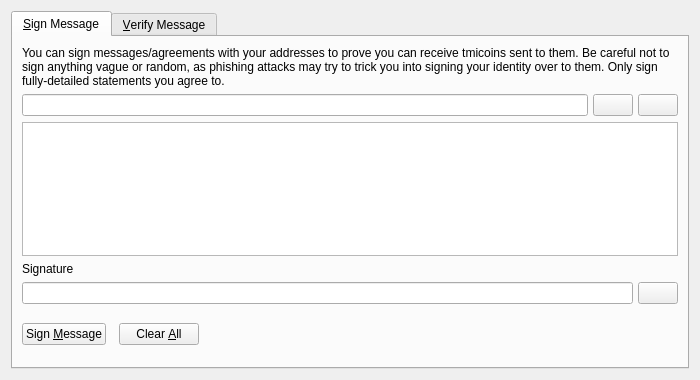
<?xml version="1.0" encoding="UTF-8"?>
<ui version="4.0">
 <class>SignVerifyMessageDialog</class>
 <widget class="QDialog" name="SignVerifyMessageDialog">
  <property name="geometry">
   <rect>
    <x>0</x>
    <y>0</y>
    <width>700</width>
    <height>380</height>
   </rect>
  </property>
  <property name="windowTitle">
   <string>Signatures - Sign / Verify a Message</string>
  </property>
  <property name="modal">
   <bool>true</bool>
  </property>
  <layout class="QVBoxLayout" name="verticalLayout">
   <item>
    <widget class="QTabWidget" name="tabWidget">
     <property name="currentIndex">
      <number>0</number>
     </property>
     <widget class="QWidget" name="tabSignMessage">
      <attribute name="title">
       <string>&amp;Sign Message</string>
      </attribute>
      <layout class="QVBoxLayout" name="verticalLayout_SM">
       <item>
        <widget class="QLabel" name="infoLabel_SM">
         <property name="text">
          <string>You can sign messages/agreements with your addresses to prove you can receive tmicoins sent to them. Be careful not to sign anything vague or random, as phishing attacks may try to trick you into signing your identity over to them. Only sign fully-detailed statements you agree to.</string>
         </property>
         <property name="textFormat">
          <enum>Qt::PlainText</enum>
         </property>
         <property name="wordWrap">
          <bool>true</bool>
         </property>
        </widget>
       </item>
       <item>
        <layout class="QHBoxLayout" name="horizontalLayout_1_SM">
         <property name="spacing">
          <number>5</number>
         </property>
         <item>
          <widget class="QValidatedLineEdit" name="addressIn_SM">
           <property name="toolTip">
            <string>The TMIcoin address to sign the message with</string>
           </property>
          </widget>
         </item>
         <item>
          <widget class="QPushButton" name="addressBookButton_SM">
           <property name="toolTip">
            <string>Choose previously used address</string>
           </property>
           <property name="text">
            <string/>
           </property>
           <property name="icon">
            <iconset resource="../tmicoin.qrc">
             <normaloff>:/icons/address-book</normaloff>:/icons/address-book</iconset>
           </property>
           <property name="shortcut">
            <string>Alt+A</string>
           </property>
           <property name="autoDefault">
            <bool>false</bool>
           </property>
          </widget>
         </item>
         <item>
          <widget class="QPushButton" name="pasteButton_SM">
           <property name="toolTip">
            <string>Paste address from clipboard</string>
           </property>
           <property name="text">
            <string/>
           </property>
           <property name="icon">
            <iconset resource="../tmicoin.qrc">
             <normaloff>:/icons/editpaste</normaloff>:/icons/editpaste</iconset>
           </property>
           <property name="shortcut">
            <string>Alt+P</string>
           </property>
           <property name="autoDefault">
            <bool>false</bool>
           </property>
          </widget>
         </item>
        </layout>
       </item>
       <item>
        <widget class="QPlainTextEdit" name="messageIn_SM">
         <property name="toolTip">
          <string>Enter the message you want to sign here</string>
         </property>
        </widget>
       </item>
       <item>
        <widget class="QLabel" name="signatureLabel_SM">
         <property name="text">
          <string>Signature</string>
         </property>
         <property name="textFormat">
          <enum>Qt::PlainText</enum>
         </property>
        </widget>
       </item>
       <item>
        <layout class="QHBoxLayout" name="horizontalLayout_2_SM">
         <property name="spacing">
          <number>5</number>
         </property>
         <item>
          <widget class="QLineEdit" name="signatureOut_SM">
           <property name="font">
            <font>
             <italic>true</italic>
            </font>
           </property>
           <property name="readOnly">
            <bool>true</bool>
           </property>
          </widget>
         </item>
         <item>
          <widget class="QPushButton" name="copySignatureButton_SM">
           <property name="toolTip">
            <string>Copy the current signature to the system clipboard</string>
           </property>
           <property name="text">
            <string/>
           </property>
           <property name="icon">
            <iconset resource="../tmicoin.qrc">
             <normaloff>:/icons/editcopy</normaloff>:/icons/editcopy</iconset>
           </property>
           <property name="autoDefault">
            <bool>false</bool>
           </property>
          </widget>
         </item>
        </layout>
       </item>
       <item>
        <layout class="QHBoxLayout" name="horizontalLayout_3_SM">
         <property name="spacing">
          <number>13</number>
         </property>
         <item>
          <widget class="QPushButton" name="signMessageButton_SM">
           <property name="toolTip">
            <string>Sign the message to prove you own this TMIcoin address</string>
           </property>
           <property name="text">
            <string>Sign &amp;Message</string>
           </property>
           <property name="icon">
            <iconset resource="../tmicoin.qrc">
             <normaloff>:/icons/edit</normaloff>:/icons/edit</iconset>
           </property>
           <property name="autoDefault">
            <bool>false</bool>
           </property>
          </widget>
         </item>
         <item>
          <widget class="QPushButton" name="clearButton_SM">
           <property name="toolTip">
            <string>Reset all sign message fields</string>
           </property>
           <property name="text">
            <string>Clear &amp;All</string>
           </property>
           <property name="icon">
            <iconset resource="../tmicoin.qrc">
             <normaloff>:/icons/remove</normaloff>:/icons/remove</iconset>
           </property>
           <property name="autoDefault">
            <bool>false</bool>
           </property>
          </widget>
         </item>
         <item>
          <spacer name="horizontalSpacer_1_SM">
           <property name="orientation">
            <enum>Qt::Horizontal</enum>
           </property>
           <property name="sizeHint" stdset="0">
            <size>
             <width>40</width>
             <height>48</height>
            </size>
           </property>
          </spacer>
         </item>
         <item>
          <widget class="QLabel" name="statusLabel_SM">
           <property name="font">
            <font>
             <weight>75</weight>
             <bold>true</bold>
            </font>
           </property>
           <property name="text">
            <string/>
           </property>
           <property name="wordWrap">
            <bool>true</bool>
           </property>
          </widget>
         </item>
         <item>
          <spacer name="horizontalSpacer_2_SM">
           <property name="orientation">
            <enum>Qt::Horizontal</enum>
           </property>
           <property name="sizeHint" stdset="0">
            <size>
             <width>40</width>
             <height>48</height>
            </size>
           </property>
          </spacer>
         </item>
        </layout>
       </item>
      </layout>
     </widget>
     <widget class="QWidget" name="tabVerifyMessage">
      <attribute name="title">
       <string>&amp;Verify Message</string>
      </attribute>
      <layout class="QVBoxLayout" name="verticalLayout_VM">
       <item>
        <widget class="QLabel" name="infoLabel_VM">
         <property name="text">
          <string>Enter the receiver's address, message (ensure you copy line breaks, spaces, tabs, etc. exactly) and signature below to verify the message. Be careful not to read more into the signature than what is in the signed message itself, to avoid being tricked by a man-in-the-middle attack. Note that this only proves the signing party receives with the address, it cannot prove sendership of any transaction!</string>
         </property>
         <property name="textFormat">
          <enum>Qt::PlainText</enum>
         </property>
         <property name="alignment">
          <set>Qt::AlignLeading|Qt::AlignLeft|Qt::AlignTop</set>
         </property>
         <property name="wordWrap">
          <bool>true</bool>
         </property>
        </widget>
       </item>
       <item>
        <layout class="QHBoxLayout" name="horizontalLayout_1_VM">
         <property name="spacing">
          <number>5</number>
         </property>
         <item>
          <widget class="QValidatedLineEdit" name="addressIn_VM">
           <property name="toolTip">
            <string>The TMIcoin address the message was signed with</string>
           </property>
          </widget>
         </item>
         <item>
          <widget class="QPushButton" name="addressBookButton_VM">
           <property name="toolTip">
            <string>Choose previously used address</string>
           </property>
           <property name="text">
            <string/>
           </property>
           <property name="icon">
            <iconset resource="../tmicoin.qrc">
             <normaloff>:/icons/address-book</normaloff>:/icons/address-book</iconset>
           </property>
           <property name="shortcut">
            <string>Alt+A</string>
           </property>
           <property name="autoDefault">
            <bool>false</bool>
           </property>
          </widget>
         </item>
        </layout>
       </item>
       <item>
        <widget class="QPlainTextEdit" name="messageIn_VM"/>
       </item>
       <item>
        <widget class="QValidatedLineEdit" name="signatureIn_VM"/>
       </item>
       <item>
        <layout class="QHBoxLayout" name="horizontalLayout_2_VM">
         <property name="spacing">
          <number>13</number>
         </property>
         <item>
          <widget class="QPushButton" name="verifyMessageButton_VM">
           <property name="toolTip">
            <string>Verify the message to ensure it was signed with the specified TMIcoin address</string>
           </property>
           <property name="text">
            <string>Verify &amp;Message</string>
           </property>
           <property name="icon">
            <iconset resource="../tmicoin.qrc">
             <normaloff>:/icons/transaction_0</normaloff>:/icons/transaction_0</iconset>
           </property>
           <property name="autoDefault">
            <bool>false</bool>
           </property>
          </widget>
         </item>
         <item>
          <widget class="QPushButton" name="clearButton_VM">
           <property name="toolTip">
            <string>Reset all verify message fields</string>
           </property>
           <property name="text">
            <string>Clear &amp;All</string>
           </property>
           <property name="icon">
            <iconset resource="../tmicoin.qrc">
             <normaloff>:/icons/remove</normaloff>:/icons/remove</iconset>
           </property>
           <property name="autoDefault">
            <bool>false</bool>
           </property>
          </widget>
         </item>
         <item>
          <spacer name="horizontalSpacer_1_VM">
           <property name="orientation">
            <enum>Qt::Horizontal</enum>
           </property>
           <property name="sizeHint" stdset="0">
            <size>
             <width>40</width>
             <height>48</height>
            </size>
           </property>
          </spacer>
         </item>
         <item>
          <widget class="QLabel" name="statusLabel_VM">
           <property name="font">
            <font>
             <weight>75</weight>
             <bold>true</bold>
            </font>
           </property>
           <property name="text">
            <string/>
           </property>
           <property name="wordWrap">
            <bool>true</bool>
           </property>
          </widget>
         </item>
         <item>
          <spacer name="horizontalSpacer_2_VM">
           <property name="orientation">
            <enum>Qt::Horizontal</enum>
           </property>
           <property name="sizeHint" stdset="0">
            <size>
             <width>40</width>
             <height>48</height>
            </size>
           </property>
          </spacer>
         </item>
        </layout>
       </item>
      </layout>
     </widget>
    </widget>
   </item>
  </layout>
 </widget>
 <customwidgets>
  <customwidget>
   <class>QValidatedLineEdit</class>
   <extends>QLineEdit</extends>
   <header>qvalidatedlineedit.h</header>
  </customwidget>
 </customwidgets>
 <resources>
  <include location="../tmicoin.qrc"/>
 </resources>
 <connections/>
</ui>
